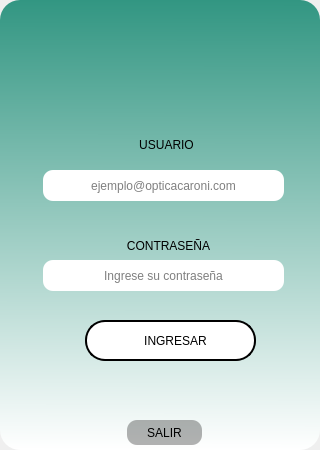
<?xml version="1.0" encoding="UTF-8"?>
<ui version="4.0">
 <class>MainWindow</class>
 <widget class="QMainWindow" name="MainWindow">
  <property name="geometry">
   <rect>
    <x>0</x>
    <y>0</y>
    <width>320</width>
    <height>450</height>
   </rect>
  </property>
  <property name="minimumSize">
   <size>
    <width>320</width>
    <height>450</height>
   </size>
  </property>
  <property name="maximumSize">
   <size>
    <width>400</width>
    <height>450</height>
   </size>
  </property>
  <property name="windowTitle">
   <string>MainWindow</string>
  </property>
  <property name="styleSheet">
   <string notr="true"/>
  </property>
  <widget class="QWidget" name="centralwidget">
   <property name="styleSheet">
    <string notr="true"/>
   </property>
   <layout class="QVBoxLayout" name="verticalLayout">
    <property name="spacing">
     <number>0</number>
    </property>
    <property name="leftMargin">
     <number>0</number>
    </property>
    <property name="topMargin">
     <number>0</number>
    </property>
    <property name="rightMargin">
     <number>0</number>
    </property>
    <property name="bottomMargin">
     <number>0</number>
    </property>
    <item>
     <widget class="QFrame" name="frame">
      <property name="styleSheet">
       <string notr="true">QFrame{


border: 0px solid rgb(0, 0, 0);

background-color: qlineargradient(spread:reflect, x1:0.516, y1:0, x2:0.513846, y2:1, stop:0 rgb(50, 150, 130,100%), stop:1 rgb(255, 255, 255));

border-radius:20px;

}</string>
      </property>
      <property name="frameShape">
       <enum>QFrame::StyledPanel</enum>
      </property>
      <property name="frameShadow">
       <enum>QFrame::Raised</enum>
      </property>
      <widget class="QLabel" name="label">
       <property name="geometry">
        <rect>
         <x>100</x>
         <y>20</y>
         <width>128</width>
         <height>111</height>
        </rect>
       </property>
       <property name="styleSheet">
        <string notr="true">QLabel{
background-color: rgb(0, 255, 255,0%);
border: None;
}
</string>
       </property>
       <property name="text">
        <string/>
       </property>
       <property name="pixmap">
        <pixmap>Icons/gafas.png</pixmap>
       </property>
       <property name="scaledContents">
        <bool>true</bool>
       </property>
      </widget>
      <widget class="QLabel" name="label_2">
       <property name="geometry">
        <rect>
         <x>116</x>
         <y>130</y>
         <width>101</width>
         <height>30</height>
        </rect>
       </property>
       <property name="styleSheet">
        <string notr="true">font: 75 14pt &quot; MS Shell Dlg 2&quot;;
background-color: rgba(0,0,0,0%);
border:0px;</string>
       </property>
       <property name="text">
        <string>USUARIO</string>
       </property>
       <property name="textFormat">
        <enum>Qt::AutoText</enum>
       </property>
       <property name="alignment">
        <set>Qt::AlignCenter</set>
       </property>
      </widget>
      <widget class="QLabel" name="label_3">
       <property name="geometry">
        <rect>
         <x>103</x>
         <y>230</y>
         <width>131</width>
         <height>31</height>
        </rect>
       </property>
       <property name="styleSheet">
        <string notr="true">font: 75 14pt &quot; MS Shell Dlg 2&quot;;
background-color: rgba(0,0,0,0%);
border:0px;</string>
       </property>
       <property name="text">
        <string>CONTRASEÑA</string>
       </property>
       <property name="alignment">
        <set>Qt::AlignCenter</set>
       </property>
      </widget>
      <widget class="QPushButton" name="bt_ingresar">
       <property name="geometry">
        <rect>
         <x>85</x>
         <y>320</y>
         <width>171</width>
         <height>41</height>
        </rect>
       </property>
       <property name="layoutDirection">
        <enum>Qt::RightToLeft</enum>
       </property>
       <property name="styleSheet">
        <string notr="true">QPushButton{

border:2px solid rgb(0, 0, 0);
border-radius:20px;
background-color: rgb(255, 255, 255);
font: 87 10pt &quot;Segoe UI Black&quot;;

}

QPushButton:hover{

border:2px solid #ffffff;
border-radius:20px;
background-color: rgb(50, 150, 130,60%);
font: 87 10pt &quot;Segoe UI Black&quot;;
color: rgb(255, 255, 255);

}</string>
       </property>
       <property name="text">
        <string>        INGRESAR     </string>
       </property>
       <property name="icon">
        <iconset>
         <normaloff>Icons/ingresar.png</normaloff>Icons/ingresar.png</iconset>
       </property>
       <property name="iconSize">
        <size>
         <width>30</width>
         <height>30</height>
        </size>
       </property>
       <property name="shortcut">
        <string>Return</string>
       </property>
      </widget>
      <widget class="QLineEdit" name="users">
       <property name="geometry">
        <rect>
         <x>43</x>
         <y>170</y>
         <width>241</width>
         <height>31</height>
        </rect>
       </property>
       <property name="styleSheet">
        <string notr="true">QLineEdit {
font: 75 12pt &quot;Arial&quot;;
border-radius:10px;
background-color: rgb(255, 255, 255);
}

QLineEdit:hover{
font: 75 12pt &quot;Arial&quot;;
border-radius:10px;
background-color: rgb(50, 150, 130,7%);
color: rgb(255, 255, 255);
}</string>
       </property>
       <property name="text">
        <string/>
       </property>
       <property name="alignment">
        <set>Qt::AlignCenter</set>
       </property>
       <property name="placeholderText">
        <string>ejemplo@opticacaroni.com</string>
       </property>
      </widget>
      <widget class="QLineEdit" name="password">
       <property name="geometry">
        <rect>
         <x>43</x>
         <y>260</y>
         <width>241</width>
         <height>31</height>
        </rect>
       </property>
       <property name="styleSheet">
        <string notr="true">QLineEdit {
font: 75 12pt &quot;Arial&quot;;
border-radius:10px;
background-color: rgb(255, 255, 255);
}

	

QLineEdit:hover {
color: rgb(255, 255, 255);
font: 75 12pt &quot;Arial&quot;;
border-radius:10px;
background-color: rgb(50, 150, 130,5%);
}</string>
       </property>
       <property name="text">
        <string/>
       </property>
       <property name="maxLength">
        <number>20</number>
       </property>
       <property name="echoMode">
        <enum>QLineEdit::PasswordEchoOnEdit</enum>
       </property>
       <property name="alignment">
        <set>Qt::AlignCenter</set>
       </property>
       <property name="placeholderText">
        <string>Ingrese su contraseña</string>
       </property>
      </widget>
      <widget class="QPushButton" name="salir">
       <property name="geometry">
        <rect>
         <x>127</x>
         <y>420</y>
         <width>75</width>
         <height>25</height>
        </rect>
       </property>
       <property name="styleSheet">
        <string notr="true">
QPushButton{
border-radius:10px;
font: 75 10pt &quot; MS Shell Dlg 2&quot;;
background-color: rgba(0, 0, 0,30%);
}

QPushButton:hover{
border-radius:10px;
	background-color: rgb(252, 14, 26,70%);
font: 75 10pt &quot; MS Shell Dlg 2&quot;;;}</string>
       </property>
       <property name="text">
        <string>SALIR</string>
       </property>
       <property name="shortcut">
        <string>Esc</string>
       </property>
      </widget>
      <widget class="QProgressBar" name="progressBar">
       <property name="geometry">
        <rect>
         <x>30</x>
         <y>380</y>
         <width>265</width>
         <height>20</height>
        </rect>
       </property>
       <property name="styleSheet">
        <string notr="true">QProgressBar{
background-color: rgba(0,0,0,0%);
border-radius:10px;
border: 0px solid #00007f;
}

QProgressBar::chunk {

background-color: qlineargradient(spread:reflect, x1:0.995263, y1:0.563, x2:0, y2:0.574, stop:0.301843 rgba(12, 185, 107), stop:1 white);
border-radius:10px;
border: 0px solid #00007f;
}</string>
       </property>
       <property name="value">
        <number>0</number>
       </property>
       <property name="textVisible">
        <bool>false</bool>
       </property>
      </widget>
      <widget class="QLabel" name="usuario_incorrecto">
       <property name="geometry">
        <rect>
         <x>95</x>
         <y>200</y>
         <width>150</width>
         <height>16</height>
        </rect>
       </property>
       <property name="styleSheet">
        <string notr="true">background-color: rgba(0,0,0,0%);
color: rgb(255, 0, 0);
font: 75 9pt &quot;MS Shell Dlg 2&quot;;
border:0px;</string>
       </property>
       <property name="text">
        <string/>
       </property>
       <property name="alignment">
        <set>Qt::AlignCenter</set>
       </property>
      </widget>
      <widget class="QLabel" name="contrasena_incorrecta">
       <property name="geometry">
        <rect>
         <x>95</x>
         <y>290</y>
         <width>150</width>
         <height>16</height>
        </rect>
       </property>
       <property name="styleSheet">
        <string notr="true">background-color: rgba(0,0,0,0%);
color: rgb(255, 0, 0);
font: 75 9pt &quot;MS Shell Dlg 2&quot;;
border:0px;</string>
       </property>
       <property name="text">
        <string/>
       </property>
       <property name="alignment">
        <set>Qt::AlignCenter</set>
       </property>
      </widget>
      <widget class="QLabel" name="cargando">
       <property name="geometry">
        <rect>
         <x>90</x>
         <y>395</y>
         <width>155</width>
         <height>25</height>
        </rect>
       </property>
       <property name="styleSheet">
        <string notr="true">QLabel{
background-color: rgba(0,0,0,0%);
font: 87 10pt &quot;Segoe UI Black&quot;;
border:0px;
}</string>
       </property>
       <property name="text">
        <string/>
       </property>
      </widget>
     </widget>
    </item>
   </layout>
  </widget>
 </widget>
 <resources/>
 <connections>
  <connection>
   <sender>salir</sender>
   <signal>clicked()</signal>
   <receiver>MainWindow</receiver>
   <slot>close()</slot>
   <hints>
    <hint type="sourcelabel">
     <x>194</x>
     <y>475</y>
    </hint>
    <hint type="destinationlabel">
     <x>228</x>
     <y>506</y>
    </hint>
   </hints>
  </connection>
 </connections>
</ui>
